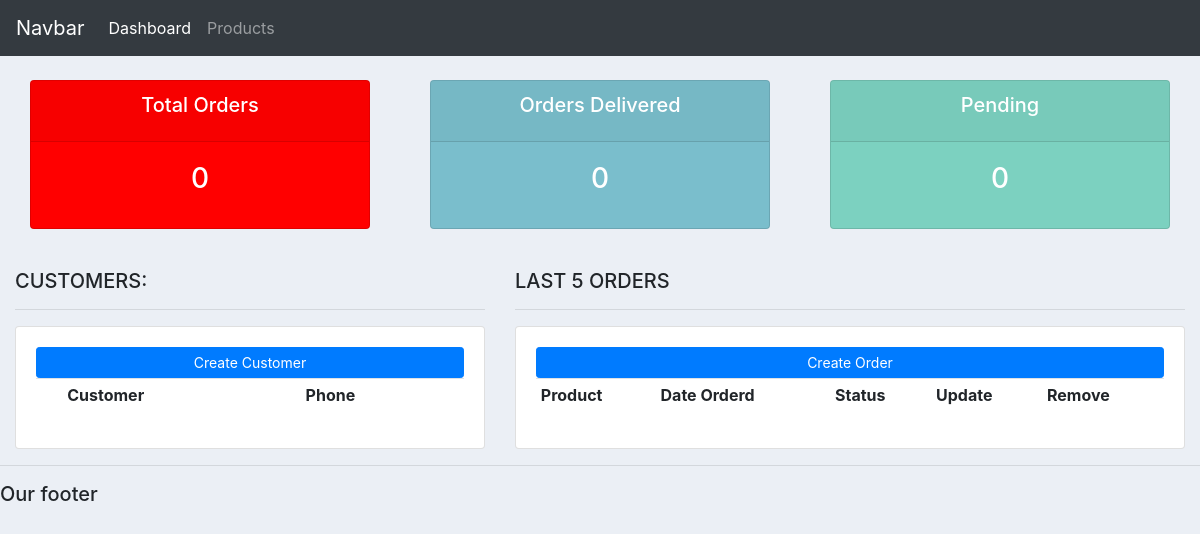
The app's page /, older data.
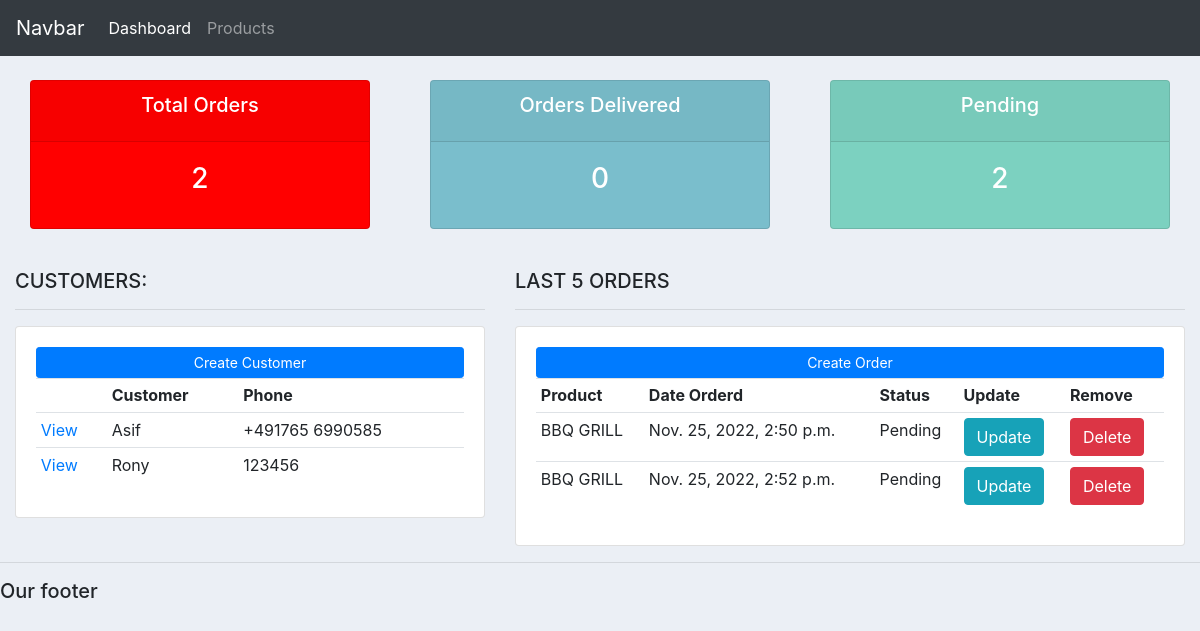
The same page, newer data.
### myapp/models.py (models this page shows, shortened)
class Customer(models.Model):
    name = models.CharField(max_length=50, null = True)
    phone = models.CharField(max_length=20, null = True)
    email = models.CharField(max_length=30, null = True)
    date_created = models.DateTimeField(auto_now_add=True, null = True)

class Order(models.Model):
    STATUS = (
        ('Pending', 'Pending'),
        ('Out for delivery', 'Out for delivery'),
        ('Delivered', 'Delivered'),
    )
    customer = models.ForeignKey(Customer, null =True, on_delete=models.SET_NULL)
    product = models.ForeignKey(Product, null =True, on_delete=models.SET_NULL)
    date_created = models.DateTimeField(auto_now_add=True, null = True)
    status = models.CharField(max_length=50, null = True, choices=STATUS)

class Product(models.Model):
    CATEGORY = (
        ('Indoor', 'Indoor'),
        ('Out Door', 'Out Door'),
    )
    name = models.CharField(max_length=50, null = True)
    price = models.FloatField(null = True)
    category = models.CharField(max_length=50, null = True, choices=CATEGORY)
    description =models.CharField(max_length=50, null = True, blank= True)
    date_created = models.DateTimeField(auto_now_add=True, null = True)
    tags = models.ManyToManyField(Tag)
    def __str__(self):
        return self.name

### myapp/views.py (the view)
# urls.py: 2. Add a URL to urlpatterns:  path('', views.home, name='home')
def home(request):
    orders = Order.objects.all()
    customer = Customer.objects.all()
    total_customer = customer.count()
    total_order = orders.count()
    delivered = orders.filter(status='Delivered').count()
    pending = orders.filter(status='Pending').count()
    diction = {'orders': orders,
               'customers': customer,
               'total_customer':total_customer,
               'total_order': total_order,
               'delivered': delivered,
               'pending': pending
               }
    return render(request, 'myapp/dashboard.html', context=diction)

### templates/myapp/dashboard.html
{%  extends 'myapp/main.html' %}
{% block content %}
{%  include 'myapp/status.html' %}
<br>
<div class="row">
	<div class="col-md-5">
		<h5>CUSTOMERS:</h5>
		<hr>
		<div class="card card-body">
			<a class="btn btn-primary  btn-sm btn-block" href="">Create Customer</a>
			<table class="table table-sm">
				<tr>
					<th></th>
					<th>Customer</th>
					<th>Phone</th>
				</tr>
				{% for i in customers %}
				<tr>
					<td><a href="{% url 'customer' i.id %}">View</a></td>
					<td>{{i.name}}</td>
					<td>{{i.phone}}</td>
				</tr>
				{% endfor %}
			</table>
		</div>
	</div>
	<div class="col-md-7">
		<h5>LAST 5 ORDERS</h5>
		<hr>
		<div class="card card-body">
			<a class="btn btn-primary  btn-sm btn-block" href="{% url 'create_order'  %}">Create Order</a>
			<table class="table table-sm">
				<tr>
					<th>Product</th>
					<th>Date Orderd</th>
					<th>Status</th>
					<th>Update</th>
					<th>Remove</th>
				</tr>
				{% for i in orders %}
				<tr>
					<td>{{i.product}}</td>
					<td>{{i.date_created}}</td>
					<td>{{i.status}}</td>
					<td><a class="btn btn-info" href="{% url 'update_order' i.id %}">Update</a></td>
					<td><a class="btn btn-danger" href="{% url 'delete_order' i.id %}">Delete</a></td>
				</tr>
				{% endfor %}
			</table>
		</div>
	</div>
</div>
{% endblock %}

### templates/myapp/main.html (shortened to what this page needs)
{% load static %}
<!DOCTYPE html>
<html>
<head>
	<link rel="stylesheet" href="https://stackpath.bootstrapcdn.com/bootstrap/4.3.1/css/bootstrap.min.css">
	<link rel="stylesheet"  href="{% static '/css/main.css' %}">
</head>
<body>
	{%  include 'myapp/navbar.html' %}
	<div class="container-fluid">
	{% block content %}
	{% endblock %}
    </div>
	<hr>
	<h5>Our footer</h5>
</body>
</html>

### templates/myapp/navbar.html (shortened to what this page needs)
<nav class="navbar navbar-expand-lg navbar-dark bg-dark">
    <a class="navbar-brand" href="#">Navbar</a>
    <div class="collapse navbar-collapse" id="navbarNav">
      <ul class="navbar-nav">
        <li class="nav-item active">
          <a class="nav-link" href="{% url 'home' %}">Dashboard</a>
        </li>
        <li class="nav-item">
          <a class="nav-link" href="{% url 'products' %}">Products</a>
        </li>
      </ul>
    </div>
  </nav>

### templates/myapp/status.html
<br>
<div class="row">
	<div class="col">
		<div class="col-md">
			<div class="card text-center text-white  mb-3" id="total-orders">
			  	<div class="card-header">
			  		<h5 class="card-title">Total Orders</h5>
			  	</div>
			  	<div class="card-body">
			    	<h3 class="card-title"> {{total_order}} </h3>
			  	</div>
			</div>
		</div>
	</div>
	<div class="col">
		<div class="col-md">
			<div class="card text-center text-white  mb-3" id="orders-delivered">
			  	<div class="card-header">
			  		<h5 class="card-title">Orders Delivered</h5>
			  	</div>
			  	<div class="card-body">
			    	<h3 class="card-title">{{delivered}}</h3>
			  	</div>
			</div>
		</div>
	</div>
	<div class="col">
		<div class="col-md">
			<div class="card text-center text-white  mb-3" id="orders-pending">
			  	<div class="card-header">
			  		<h5 class="card-title">Pending</h5>
			  	</div>
			  	<div class="card-body">
			    	<h3 class="card-title">{{pending}}</h3>
			  	</div>
			</div>
		</div>
	</div>
</div>

### static/css/main.css (style rules this page uses)
body { background-color: #ebeff5; }
#total-orders { background-color: red; }
#orders-delivered { background-color: #7abecc; }
#orders-pending { background-color: #7CD1C0; }

Row changes from the older to the newer data that the page shows:
added Customer: name "Asif", phone "+491765 6990585"
added Customer: name "Rony", phone "123456"
added Order: product "BBQ GRILL", date_created "Nov. 25, 2022, 2:50 p.m.", status "Pending"
added Order: product "BBQ GRILL", date_created "Nov. 25, 2022, 2:52 p.m.", status "Pending"
Text that changed along with them:
{{ total_order }}: "0" → "2"
{{ pending }}: "0" → "2"
